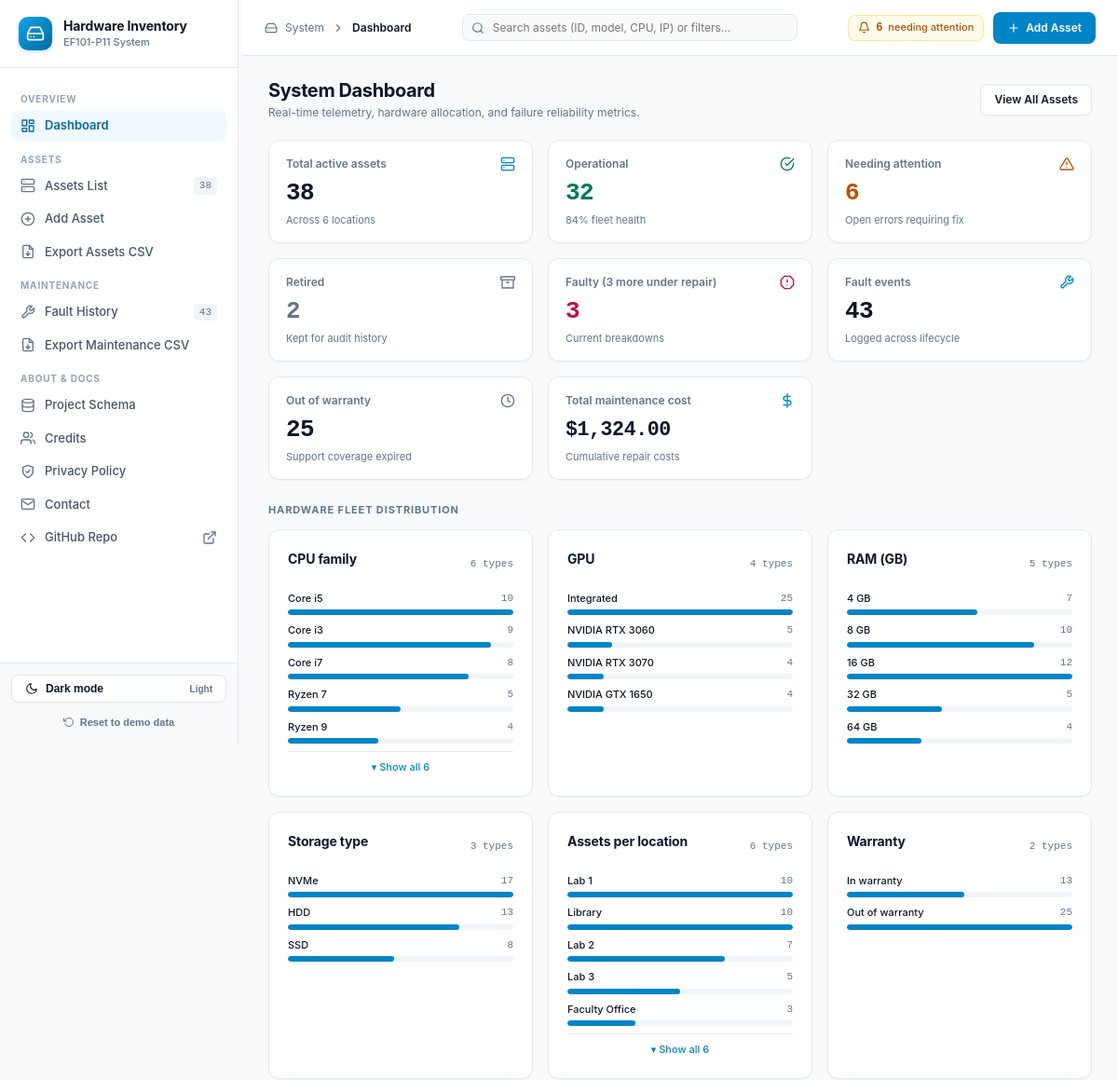
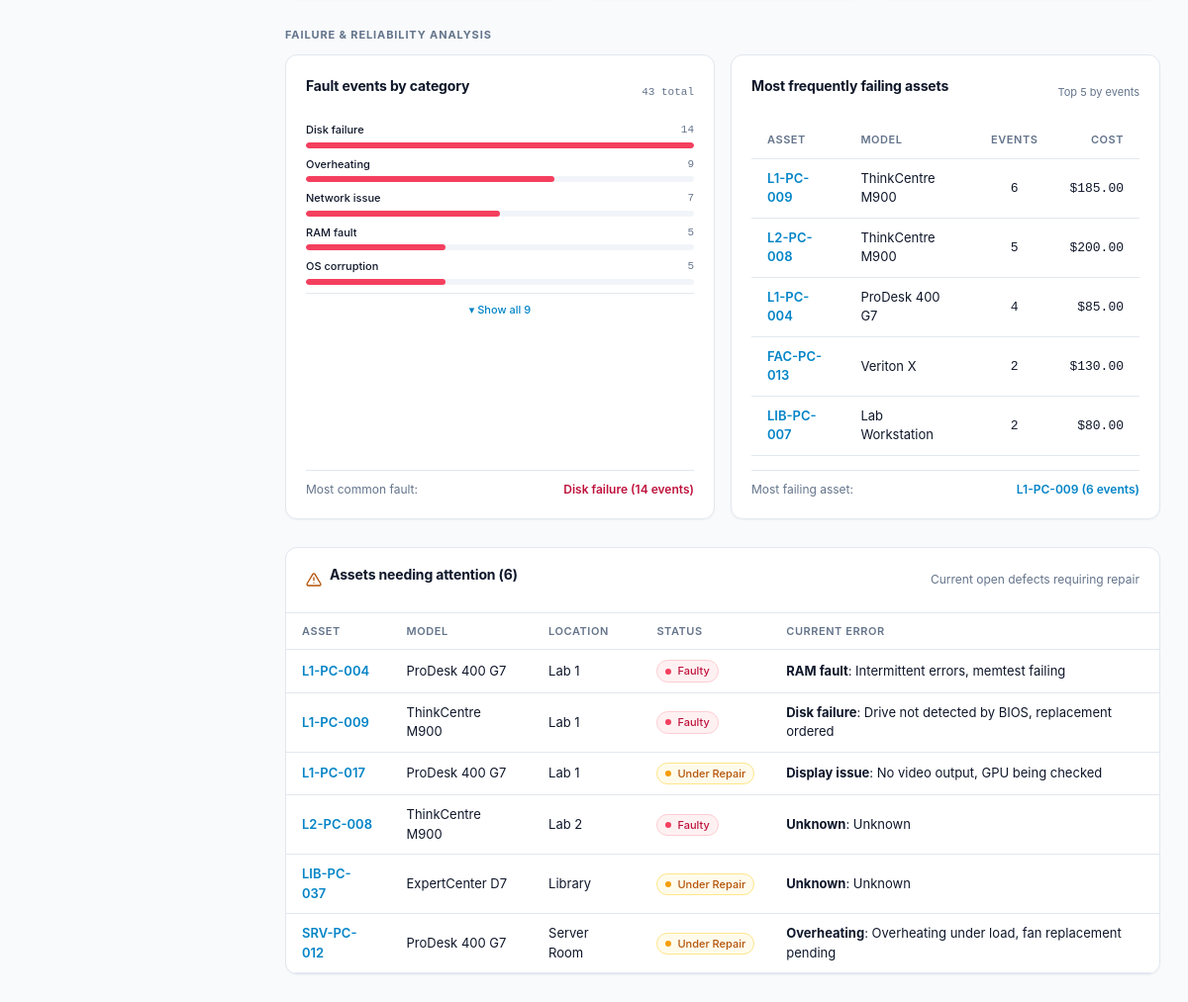
/dashboard, run on the app's committed database (2 pictures, top to bottom).
### tables this page shows
CREATE TABLE locations (
    name      TEXT PRIMARY KEY,                 -- shown in the drop-down, e.g. Lab 1
    prefix    TEXT NOT NULL UNIQUE,             -- start of automatic asset IDs, e.g. L1 -> L1-PC-001
    ip_subnet INTEGER NOT NULL UNIQUE           -- x in the place's IP range 192.168.x.n (1..254)
              CHECK (ip_subnet BETWEEN 1 AND 254)
);

CREATE TABLE maintenance (
    id                INTEGER PRIMARY KEY AUTOINCREMENT,
    asset_id          TEXT NOT NULL REFERENCES assets(asset_id),
    event_date        TEXT NOT NULL,
    fault_category    TEXT NOT NULL,                  -- one of the fault category drop-down options
    fault_description TEXT NOT NULL,                  -- may be '' when not given
    action_taken      TEXT NOT NULL,                  -- may be '' when not given
    technician        TEXT NOT NULL,                  -- may be '' when not given
    cost_usd          REAL NOT NULL DEFAULT 0 CHECK (cost_usd >= 0)   -- US dollars
);

CREATE TABLE assets (
    asset_id          TEXT PRIMARY KEY,                 -- permanent identity, e.g. L1-PC-001
    manufacturer      TEXT NOT NULL,
    model             TEXT NOT NULL,
    cpu               TEXT NOT NULL,                    -- full model, e.g. Intel Core i5-12400
    cpu_family        TEXT NOT NULL,                    -- grouping used for filtering, e.g. Core i5
    ram_gb            INTEGER NOT NULL CHECK (ram_gb > 0),
    ram_type          TEXT NOT NULL CHECK (ram_type IN ('DDR1','DDR2','DDR3','DDR4','DDR5')),
    storage_type      TEXT NOT NULL CHECK (storage_type IN ('SSD','HDD','NVMe','Hybrid')),
    storage_gb        INTEGER NOT NULL CHECK (storage_gb > 0),
    gpu               TEXT,                             -- NULL / empty = integrated only
    gpu_vram_gb       INTEGER CHECK (gpu_vram_gb IS NULL OR gpu_vram_gb > 0),
    os                TEXT NOT NULL,
    ip_address        TEXT,                             -- 192.168.x.n; unique inside a place
    location          TEXT NOT NULL REFERENCES locations(name),
    purchase_date     TEXT NOT NULL,                    -- ISO date YYYY-MM-DD
    warranty_expiry   TEXT NOT NULL,                    -- warranty status is COMPUTED from this
    status            TEXT NOT NULL DEFAULT 'Operational'
                      CHECK (status IN ('Operational','Faulty','Under Repair')),
    -- Current fault: filled while status is Faulty / Under Repair, all NULL when Operational
    status_category   TEXT,                             -- fault category, 'Unknown' if not given
    status_detail     TEXT,                             -- fault description ('' = not given)
    status_action     TEXT,                             -- actions to be taken ('' = not decided)
    status_technician TEXT,                             -- technician ('' = not assigned yet)
    status_date       TEXT,                             -- date the fault was recorded (ISO)
    status_cost       REAL CHECK (status_cost IS NULL OR status_cost >= 0), -- updated cost of the open fault
    active            INTEGER NOT NULL DEFAULT 1 CHECK (active IN (0,1)),  -- 0 = retired (kept for history)
    CHECK ((status = 'Operational' AND status_category IS NULL AND status_detail IS NULL
            AND status_action IS NULL AND status_technician IS NULL AND status_date IS NULL
            AND status_cost IS NULL)
        OR (status <> 'Operational' AND status_category IS NOT NULL AND status_detail IS NOT NULL
            AND status_action IS NOT NULL AND status_technician IS NOT NULL AND status_date IS NOT NULL)),
    CHECK (warranty_expiry >= purchase_date),
    UNIQUE (location, ip_address)                       -- no two PCs in one place share an IP
);

### app.py (the view)
@app.route("/dashboard")
def dashboard():
    d = queries.dashboard_data()
    return render_template("dashboard.html", stats=d["stats"], charts=d["charts"],
                           fault_cats=d["fault_cats"], top_assets=d["top_assets"],
                           attention=d["attention"])

### templates/dashboard.html (shortened to what this page needs)
{% extends "base.html" %}
{% block content %}
{% macro bar_rows(rows, color='') -%}
  {% for label, n, w in rows[:5] %}
  <div class="bar">
    <div class="bar-row">
      <span class="lab" title="{{ label }}">{{ label }}</span>
      <span class="val">{{ n }}</span>
    </div>
    <div class="track"><div class="fill" style="width:{{ w }}%;{{ 'background:' ~ color ~ ';' if color }}"></div></div>
  </div>
  {% endfor %}
  {% if rows|length > 5 %}
  <details class="more"><summary><span class="when-closed">▾ Show all {{ rows|length }}</span><span class="when-open">▴ Show top 5 only</span></summary>
  </details>
  {% endif %}
{%- endmacro %}
<div class="row between" style="margin-bottom:20px;flex-wrap:wrap;gap:12px">
  <div>
    <h1>System Dashboard</h1>
    <div class="subtitle">Real-time telemetry, hardware allocation, and failure reliability metrics.</div>
  </div>
  <div>
    <a class="btn sec" href="{{ url_for('assets') }}">View All Assets</a>
  </div>
</div>
<div class="grid stats4">
  <div class="card stat">
    <div class="stat-top">
      <span class="l">Total active assets</span>
    </div>
    <div class="n">{{ stats.total }}</div>
    <div class="stat-sub">Across {{ locations|length }} locations</div>
  </div>
  <div class="card stat">
    <div class="stat-top">
      <span class="l">Operational</span>
      <svg style="color:var(--ok)" viewBox="0 0 24 24" fill="none" stroke="currentColor" stroke-width="2" stroke-linecap="round" stroke-linejoin="round">
        <path d="M22 11.08V12a10 10 0 1 1-5.93-9.14"></path>
        <polyline points="22 4 12 14.01 9 11.01"></polyline>
      </svg>
    </div>
    <div class="n" style="color:var(--ok)">{{ stats.operational }}</div>
    <div class="stat-sub">{{ ((stats.operational * 100 / stats.total)|round|int) if stats.total else 0 }}% fleet health</div>
  </div>
  <div class="card stat">
    <div class="stat-top">
      <span class="l">Needing attention</span>
    </div>
    <div class="n" style="color:var(--warn)">{{ stats.attention }}</div>
    <div class="stat-sub">Open errors requiring fix</div>
  </div>
  <div class="card stat">
    <div class="stat-top">
      <span class="l">Retired</span>
      <svg style="color:var(--muted)" viewBox="0 0 24 24" fill="none" stroke="currentColor" stroke-width="2" stroke-linecap="round" stroke-linejoin="round">
        <polyline points="21 8 21 21 3 21 3 8"></polyline>
        <rect x="1" y="3" width="22" height="5"></rect>
        <line x1="10" y1="12" x2="14" y2="12"></line>
      </svg>
    </div>
    <div class="n" style="color:var(--muted)">{{ stats.retired }}</div>
    <div class="stat-sub">Kept for audit history</div>
  </div>
  <div class="card stat">
    <div class="stat-top">
      <span class="l">Faulty ({{ stats.repair }} more under repair)</span>
    </div>
    <div class="n" style="color:var(--bad)">{{ stats.faulty }}</div>
    <div class="stat-sub">Current breakdowns</div>
  </div>
  <div class="card stat">
    <div class="stat-top">
      <span class="l">Fault events</span>
      <svg viewBox="0 0 24 24" fill="none" stroke="currentColor" stroke-width="2" stroke-linecap="round" stroke-linejoin="round">
        <path d="M14.7 6.3a1 1 0 0 0 0 1.4l1.6 1.6a1 1 0 0 0 1.4 0l3.77-3.77a6 6 0 0 1-7.94 7.94l-6.91 6.91a2.12 2.12 0 0 1-3-3l6.91-6.91a6 6 0 0 1 7.94-7.94l-3.76 3.76z"></path>
      </svg>
    </div>
    <div class="n">{{ stats.events }}</div>
    <div class="stat-sub">Logged across lifecycle</div>
  </div>
  <div class="card stat">
    <div class="stat-top">
      <span class="l">Out of warranty</span>
      <svg style="color:var(--muted)" viewBox="0 0 24 24" fill="none" stroke="currentColor" stroke-width="2" stroke-linecap="round" stroke-linejoin="round">
        <circle cx="12" cy="12" r="10"></circle>
        <polyline points="12 6 12 12 16 14"></polyline>
      </svg>
    </div>
    <div class="n">{{ stats.out_of_warranty }}</div>
    <div class="stat-sub">Support coverage expired</div>
  </div>
  <div class="card stat">
    <div class="stat-top">
      <span class="l">Total maintenance cost</span>
      <svg viewBox="0 0 24 24" fill="none" stroke="currentColor" stroke-width="2" stroke-linecap="round" stroke-linejoin="round">
        <line x1="12" y1="1" x2="12" y2="23"></line>
        <path d="M17 5H9.5a3.5 3.5 0 0 0 0 7h5a3.5 3.5 0 0 1 0 7H6"></path>
      </svg>
    </div>
    <div class="n small">{{ stats.total_cost|money }}</div>
    <div class="stat-sub">Cumulative repair costs</div>
  </div>
</div>
<div class="section-label">Hardware Fleet Distribution</div>
<div class="grid g3">
{% for title, rows in charts.items() %}
  <div class="card" style="margin-bottom:0">
    <div class="row between" style="margin-bottom:12px">
      <h2>{{ title }}</h2>
      <span class="muted font-mono" style="font-size:11px">{{ rows|length }} types</span>
    </div>
    {{ bar_rows(rows) }}
  </div>
{% endfor %}
</div>
<div class="section-label" style="margin-top:28px">Failure &amp; Reliability Analysis</div>
<div class="grid g2">
  <div class="card" style="margin-bottom:0;display:flex;flex-direction:column;justify-content:space-between">
    <div>
      <div class="row between" style="margin-bottom:14px">
        <h2>Fault events by category</h2>
        <span class="muted font-mono" style="font-size:11px">{{ stats.events }} total</span>
      </div>
      {{ bar_rows(fault_cats, '#f43f5e') }}
    </div>
    {% if fault_cats and fault_cats[0][1] > 0 %}
    <div style="margin-top:14px;padding-top:10px;border-top:1px solid var(--line);font-size:12px;color:var(--muted)" class="row between">
      <span>Most common fault:</span>
      <span style="font-weight:600;color:var(--bad)">{{ fault_cats[0][0] }} ({{ fault_cats[0][1] }} events)</span>
    </div>
    {% endif %}
  </div>
  <div class="card" style="margin-bottom:0;display:flex;flex-direction:column;justify-content:space-between">
    <div>
      <div class="row between" style="margin-bottom:14px">
        <h2>Most frequently failing assets</h2>
        <span class="muted" style="font-size:11px">Top 5 by events</span>
      </div>
      <div style="overflow-x:auto">
        <table>
          <thead>
            <tr><th>Asset</th><th>Model</th><th style="text-align:center">Events</th><th class="right">Cost</th></tr>
          </thead>
          <tbody>
          {% for r in top_assets %}
            <tr>
              <td><a href="{{ url_for('asset_detail', asset_id=r.asset_id) }}" style="font-weight:600">{{ r.asset_id }}</a></td>
              <td>{{ r.model }}</td>
              <td style="text-align:center;font-family:var(--font-mono)">{{ r.n }}</td>
              <td class="right nw" style="font-family:var(--font-mono)">{{ r.cost|money }}</td>
            </tr>
          {% else %}
            <tr><td colspan="4" class="muted">No failure records logged yet.</td></tr>
          {% endfor %}
          </tbody>
        </table>
      </div>
    </div>
    {% if top_assets %}
    <div style="margin-top:14px;padding-top:10px;border-top:1px solid var(--line);font-size:12px;color:var(--muted)" class="row between">
      <span>Most failing asset:</span>
      <span style="font-weight:600;color:var(--accent)">{{ top_assets[0].asset_id }} ({{ top_assets[0].n }} events)</span>
    </div>
    {% endif %}
  </div>
</div>
<div class="card scroll" id="attention" style="margin-top:28px">
  <div class="card-header row between">
    <div class="row" style="gap:8px">
      <h2>Assets needing attention ({{ attention|length }})</h2>
    </div>
    <span class="muted" style="font-size:12px">Current open defects requiring repair</span>
  </div>
  <table>
    <thead>
      <tr><th>Asset</th><th>Model</th><th>Location</th><th>Status</th><th>Current error</th></tr>
    </thead>
    <tbody>
    {% for r in attention %}
      <tr>
        <td><a href="{{ url_for('asset_detail', asset_id=r.asset_id) }}" style="font-weight:600">{{ r.asset_id }}</a></td>
        <td>{{ r.model }}</td>
        <td>{{ r.location }}</td>
        <td><span class="badge b-{{ r.status|replace(' ', '-') }}">{{ r.status }}</span></td>
        <td><b>{{ r.status_category or 'Unknown' }}</b>: {{ r.status_detail or 'Not recorded' }}</td>
      </tr>
    {% else %}
      <tr><td colspan="5" class="muted" style="padding:16px 20px">All machines are currently operational. Zero open defects detected.</td></tr>
    {% endfor %}
    </tbody>
  </table>
</div>
{% endblock %}

### data on the page
locations: name "Lab 1", n "10", {{ w }} 100 (drawn)
locations: name "Library", n "10", {{ w }} 100 (drawn)
locations: name "Lab 2", n "7", {{ w }} 70 (drawn)
locations: name "Lab 3", n "5", {{ w }} 50 (drawn)
locations: name "Faculty Office", n "3", {{ w }} 30 (drawn)
maintenance: fault_category "Overheating", id "9", {{ w }} 64 (drawn)
maintenance: fault_category "Network issue", id "7", {{ w }} 50 (drawn)
assets: asset_id "L1-PC-009", model "ThinkCentre M900", n "6", cost "$185.00", location "Lab 1", status "Faulty", status_category "Disk failure", status_detail "Drive not detected by BIOS, replacement ordered"
assets: asset_id "L2-PC-008", model "ThinkCentre M900", n "5", cost "$200.00", location "Lab 2", status "Faulty", status_category "Unknown", status_detail "Unknown"
assets: asset_id "L1-PC-004", model "ProDesk 400 G7", n "4", cost "$85.00", location "Lab 1", status "Faulty", status_category "RAM fault", status_detail "Intermittent errors, memtest failing"
assets: asset_id "FAC-PC-013", model "Veriton X", n "2", cost "$130.00"
assets: asset_id "LIB-PC-007", model "Lab Workstation", n "2", cost "$80.00"
assets: asset_id "L1-PC-017", model "ProDesk 400 G7", location "Lab 1", status "Under Repair", status_category "Display issue", status_detail "No video output, GPU being checked"
assets: asset_id "LIB-PC-037", model "ExpertCenter D7", location "Library", status "Under Repair", status_category "Unknown", status_detail "Unknown"
assets: asset_id "SRV-PC-012", model "ProDesk 400 G7", location "Server Room", status "Under Repair", status_category "Overheating", status_detail "Overheating under load, fan replacement pending"

### other printed values
{{ active_asset_count }} "38"
{{ total_events_count }} "43"
{{ attention_count }} "6"
{{ stats.total }} "38"
{{ locations|length }} "6"
{{ stats.operational }} "32"
{{ stats.attention }} "6"
{{ stats.retired }} "2"
{{ stats.repair }} "3"
{{ stats.faulty }} "3"
{{ stats.events }} "43"
{{ stats.out_of_warranty }} "25"
{{ stats.total_cost|money }} "$1,324.00"
{{ title }} "CPU family" "GPU" "RAM (GB)" "Storage type" "Assets per location" "Warranty"
{{ rows|length }} "6" "4" "5" "3" "6" "2"
